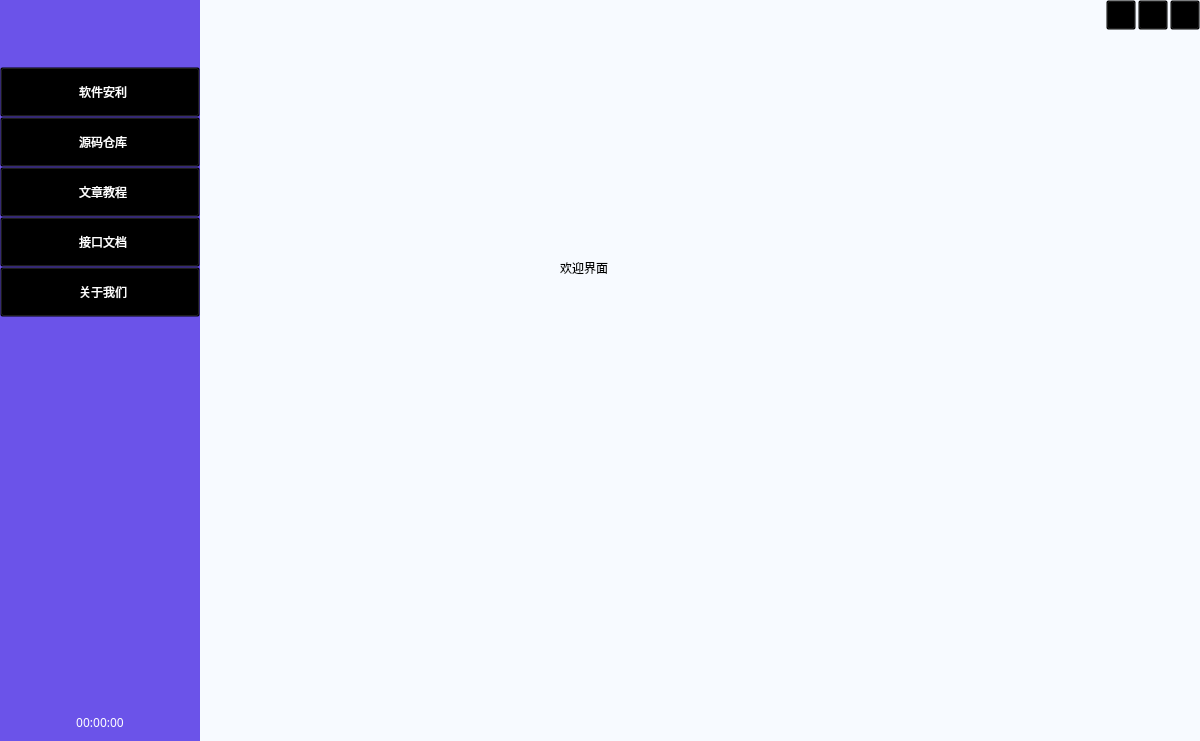
<?xml version="1.0" encoding="UTF-8"?>
<ui version="4.0">
 <class>MainWindow</class>
 <widget class="QMainWindow" name="MainWindow">
  <property name="geometry">
   <rect>
    <x>0</x>
    <y>0</y>
    <width>1200</width>
    <height>741</height>
   </rect>
  </property>
  <property name="windowTitle">
   <string>MainWindow</string>
  </property>
  <widget class="QWidget" name="centralwidget">
   <layout class="QHBoxLayout" name="horizontalLayout">
    <property name="spacing">
     <number>0</number>
    </property>
    <property name="leftMargin">
     <number>0</number>
    </property>
    <property name="topMargin">
     <number>0</number>
    </property>
    <property name="rightMargin">
     <number>0</number>
    </property>
    <property name="bottomMargin">
     <number>0</number>
    </property>
    <item>
     <widget class="QWidget" name="widget" native="true">
      <layout class="QHBoxLayout" name="horizontalLayout_2">
       <property name="spacing">
        <number>0</number>
       </property>
       <property name="leftMargin">
        <number>0</number>
       </property>
       <property name="topMargin">
        <number>0</number>
       </property>
       <property name="rightMargin">
        <number>0</number>
       </property>
       <property name="bottomMargin">
        <number>0</number>
       </property>
       <item>
        <widget class="QWidget" name="widget_menu" native="true">
         <property name="minimumSize">
          <size>
           <width>200</width>
           <height>0</height>
          </size>
         </property>
         <property name="maximumSize">
          <size>
           <width>300</width>
           <height>16777215</height>
          </size>
         </property>
         <property name="styleSheet">
          <string notr="true">QWidget#widget_menu{background:#6B53E9}</string>
         </property>
         <layout class="QVBoxLayout" name="verticalLayout_2">
          <property name="spacing">
           <number>0</number>
          </property>
          <property name="leftMargin">
           <number>0</number>
          </property>
          <property name="topMargin">
           <number>0</number>
          </property>
          <property name="rightMargin">
           <number>0</number>
          </property>
          <property name="bottomMargin">
           <number>10</number>
          </property>
          <item>
           <widget class="QWidget" name="widget_2" native="true">
            <layout class="QHBoxLayout" name="horizontalLayout_3">
             <item>
              <widget class="QLabel" name="label_logo">
               <property name="minimumSize">
                <size>
                 <width>150</width>
                 <height>49</height>
                </size>
               </property>
               <property name="maximumSize">
                <size>
                 <width>150</width>
                 <height>49</height>
                </size>
               </property>
               <property name="font">
                <font>
                 <family>微软雅黑</family>
                 <pointsize>14</pointsize>
                 <weight>75</weight>
                 <bold>true</bold>
                </font>
               </property>
               <property name="styleSheet">
                <string notr="true">QLabel{background:Transparent;color:white}</string>
               </property>
               <property name="text">
                <string/>
               </property>
               <property name="pixmap">
                <pixmap resource="resources.qrc">:/images/toodo.fun.png</pixmap>
               </property>
               <property name="scaledContents">
                <bool>true</bool>
               </property>
               <property name="alignment">
                <set>Qt::AlignCenter</set>
               </property>
              </widget>
             </item>
            </layout>
           </widget>
          </item>
          <item>
           <widget class="QWidget" name="widget_3" native="true">
            <layout class="QVBoxLayout" name="verticalLayout">
             <property name="spacing">
              <number>0</number>
             </property>
             <property name="leftMargin">
              <number>0</number>
             </property>
             <property name="topMargin">
              <number>0</number>
             </property>
             <property name="rightMargin">
              <number>0</number>
             </property>
             <property name="bottomMargin">
              <number>0</number>
             </property>
             <item>
              <widget class="QPushButton" name="pushButton_menu_soft">
               <property name="minimumSize">
                <size>
                 <width>0</width>
                 <height>50</height>
                </size>
               </property>
               <property name="font">
                <font>
                 <family>微软雅黑</family>
                 <pointsize>9</pointsize>
                 <weight>50</weight>
                 <bold>false</bold>
                </font>
               </property>
               <property name="styleSheet">
                <string notr="true">QPushButton{background:Transparent;color:white;}QPushButton:hover{background-color:rgba(0,0,0, 0.2);}</string>
               </property>
               <property name="text">
                <string>  软件安利</string>
               </property>
              </widget>
             </item>
             <item>
              <widget class="QPushButton" name="pushButton_menu_source">
               <property name="minimumSize">
                <size>
                 <width>0</width>
                 <height>50</height>
                </size>
               </property>
               <property name="font">
                <font>
                 <family>微软雅黑</family>
                 <pointsize>9</pointsize>
                 <weight>50</weight>
                 <bold>false</bold>
                </font>
               </property>
               <property name="styleSheet">
                <string notr="true">QPushButton{background:Transparent;color:white;}QPushButton:hover{background-color:rgba(0,0,0, 0.2);}</string>
               </property>
               <property name="text">
                <string>  源码仓库</string>
               </property>
              </widget>
             </item>
             <item>
              <widget class="QPushButton" name="pushButton_menu_article">
               <property name="minimumSize">
                <size>
                 <width>0</width>
                 <height>50</height>
                </size>
               </property>
               <property name="font">
                <font>
                 <family>微软雅黑</family>
                 <pointsize>9</pointsize>
                 <weight>50</weight>
                 <bold>false</bold>
                </font>
               </property>
               <property name="styleSheet">
                <string notr="true">QPushButton{background:Transparent;color:white;}QPushButton:hover{background-color:rgba(0,0,0, 0.2);}</string>
               </property>
               <property name="text">
                <string>  文章教程</string>
               </property>
              </widget>
             </item>
             <item>
              <widget class="QPushButton" name="pushButton_menu_api">
               <property name="minimumSize">
                <size>
                 <width>0</width>
                 <height>50</height>
                </size>
               </property>
               <property name="font">
                <font>
                 <family>微软雅黑</family>
                 <pointsize>9</pointsize>
                 <weight>50</weight>
                 <bold>false</bold>
                </font>
               </property>
               <property name="styleSheet">
                <string notr="true">QPushButton{background:Transparent;color:white;}QPushButton:hover{background-color:rgba(0,0,0, 0.2);}</string>
               </property>
               <property name="text">
                <string>  接口文档</string>
               </property>
              </widget>
             </item>
            </layout>
           </widget>
          </item>
          <item>
           <widget class="QPushButton" name="pushButton_menu_about_us">
            <property name="minimumSize">
             <size>
              <width>0</width>
              <height>50</height>
             </size>
            </property>
            <property name="font">
             <font>
              <family>微软雅黑</family>
              <pointsize>9</pointsize>
              <weight>50</weight>
              <bold>false</bold>
             </font>
            </property>
            <property name="styleSheet">
             <string notr="true">QPushButton{background:Transparent;color:white;}QPushButton:hover{background-color:rgba(0,0,0, 0.2);}</string>
            </property>
            <property name="text">
             <string>  关于我们</string>
            </property>
           </widget>
          </item>
          <item>
           <spacer name="verticalSpacer">
            <property name="orientation">
             <enum>Qt::Vertical</enum>
            </property>
            <property name="sizeHint" stdset="0">
             <size>
              <width>20</width>
              <height>460</height>
             </size>
            </property>
           </spacer>
          </item>
          <item>
           <widget class="QLabel" name="label_sys_info">
            <property name="font">
             <font>
              <family>微软雅黑</family>
              <pointsize>9</pointsize>
              <weight>50</weight>
              <bold>false</bold>
             </font>
            </property>
            <property name="styleSheet">
             <string notr="true">QLabel{background:Transparent;color:white}</string>
            </property>
            <property name="text">
             <string>00:00:00</string>
            </property>
            <property name="alignment">
             <set>Qt::AlignCenter</set>
            </property>
           </widget>
          </item>
         </layout>
        </widget>
       </item>
       <item>
        <widget class="QWidget" name="widget_main" native="true">
         <property name="styleSheet">
          <string notr="true">QWidget#widget_main{background:#F7FAFF}</string>
         </property>
         <layout class="QVBoxLayout" name="verticalLayout_3">
          <property name="spacing">
           <number>0</number>
          </property>
          <property name="leftMargin">
           <number>0</number>
          </property>
          <property name="topMargin">
           <number>0</number>
          </property>
          <property name="rightMargin">
           <number>0</number>
          </property>
          <property name="bottomMargin">
           <number>0</number>
          </property>
          <item>
           <widget class="QWidget" name="widget_top" native="true">
            <property name="minimumSize">
             <size>
              <width>0</width>
              <height>30</height>
             </size>
            </property>
            <property name="maximumSize">
             <size>
              <width>16777215</width>
              <height>30</height>
             </size>
            </property>
            <layout class="QHBoxLayout" name="horizontalLayout_5">
             <property name="leftMargin">
              <number>0</number>
             </property>
             <property name="topMargin">
              <number>0</number>
             </property>
             <property name="rightMargin">
              <number>0</number>
             </property>
             <property name="bottomMargin">
              <number>0</number>
             </property>
             <item>
              <spacer name="horizontalSpacer">
               <property name="orientation">
                <enum>Qt::Horizontal</enum>
               </property>
               <property name="sizeHint" stdset="0">
                <size>
                 <width>886</width>
                 <height>20</height>
                </size>
               </property>
              </spacer>
             </item>
             <item>
              <widget class="QWidget" name="widget_6" native="true">
               <layout class="QHBoxLayout" name="horizontalLayout_4">
                <property name="spacing">
                 <number>2</number>
                </property>
                <property name="leftMargin">
                 <number>0</number>
                </property>
                <property name="topMargin">
                 <number>0</number>
                </property>
                <property name="rightMargin">
                 <number>0</number>
                </property>
                <property name="bottomMargin">
                 <number>0</number>
                </property>
                <item>
                 <widget class="QPushButton" name="pushButton_feedback">
                  <property name="minimumSize">
                   <size>
                    <width>30</width>
                    <height>30</height>
                   </size>
                  </property>
                  <property name="maximumSize">
                   <size>
                    <width>30</width>
                    <height>30</height>
                   </size>
                  </property>
                  <property name="styleSheet">
                   <string notr="true">QPushButton{background:Transparent;color:blank;}QPushButton:hover{background-color:rgba(0,0,0, 0.1);}</string>
                  </property>
                  <property name="text">
                   <string/>
                  </property>
                 </widget>
                </item>
                <item>
                 <widget class="QPushButton" name="pushButton_min">
                  <property name="minimumSize">
                   <size>
                    <width>30</width>
                    <height>30</height>
                   </size>
                  </property>
                  <property name="maximumSize">
                   <size>
                    <width>30</width>
                    <height>30</height>
                   </size>
                  </property>
                  <property name="styleSheet">
                   <string notr="true">QPushButton{background:Transparent;color:blank;}QPushButton:hover{background-color:rgba(0,0,0, 0.1);}</string>
                  </property>
                  <property name="text">
                   <string/>
                  </property>
                 </widget>
                </item>
                <item>
                 <widget class="QPushButton" name="pushButton_close">
                  <property name="minimumSize">
                   <size>
                    <width>30</width>
                    <height>30</height>
                   </size>
                  </property>
                  <property name="maximumSize">
                   <size>
                    <width>30</width>
                    <height>30</height>
                   </size>
                  </property>
                  <property name="styleSheet">
                   <string notr="true">QPushButton{background:Transparent;color:blank;}QPushButton:hover{background-color:rgba(0,0,0, 0.1);}</string>
                  </property>
                  <property name="text">
                   <string/>
                  </property>
                 </widget>
                </item>
               </layout>
              </widget>
             </item>
            </layout>
           </widget>
          </item>
          <item>
           <widget class="QWidget" name="widget_5" native="true">
            <layout class="QHBoxLayout" name="horizontalLayout_6">
             <property name="spacing">
              <number>0</number>
             </property>
             <property name="leftMargin">
              <number>0</number>
             </property>
             <property name="topMargin">
              <number>0</number>
             </property>
             <property name="rightMargin">
              <number>0</number>
             </property>
             <property name="bottomMargin">
              <number>0</number>
             </property>
             <item>
              <widget class="QStackedWidget" name="stackedWidget">
               <property name="styleSheet">
                <string notr="true"/>
               </property>
               <property name="currentIndex">
                <number>5</number>
               </property>
               <widget class="QWidget" name="page">
                <widget class="QLabel" name="label">
                 <property name="geometry">
                  <rect>
                   <x>60</x>
                   <y>70</y>
                   <width>72</width>
                   <height>15</height>
                  </rect>
                 </property>
                 <property name="text">
                  <string>软件库</string>
                 </property>
                </widget>
               </widget>
               <widget class="QWidget" name="page_2">
                <widget class="QLabel" name="label_3">
                 <property name="geometry">
                  <rect>
                   <x>90</x>
                   <y>90</y>
                   <width>72</width>
                   <height>15</height>
                  </rect>
                 </property>
                 <property name="text">
                  <string>接口文档</string>
                 </property>
                </widget>
               </widget>
               <widget class="QWidget" name="page_3">
                <layout class="QHBoxLayout" name="horizontalLayout_10">
                 <property name="spacing">
                  <number>0</number>
                 </property>
                 <property name="leftMargin">
                  <number>0</number>
                 </property>
                 <property name="topMargin">
                  <number>0</number>
                 </property>
                 <property name="rightMargin">
                  <number>0</number>
                 </property>
                 <property name="bottomMargin">
                  <number>0</number>
                 </property>
                 <item>
                  <widget class="QListWidget" name="listWidget_article">
                   <property name="styleSheet">
                    <string notr="true">QListWidget{background:transparent;border:0px solid grey;margin:10px;}</string>
                   </property>
                   <property name="verticalScrollBarPolicy">
                    <enum>Qt::ScrollBarAlwaysOff</enum>
                   </property>
                   <property name="horizontalScrollBarPolicy">
                    <enum>Qt::ScrollBarAlwaysOff</enum>
                   </property>
                   <property name="editTriggers">
                    <set>QAbstractItemView::NoEditTriggers</set>
                   </property>
                   <property name="selectionMode">
                    <enum>QAbstractItemView::NoSelection</enum>
                   </property>
                  </widget>
                 </item>
                </layout>
               </widget>
               <widget class="QWidget" name="page_4">
                <layout class="QVBoxLayout" name="verticalLayout_8">
                 <item>
                  <widget class="QWidget" name="widget_10" native="true">
                   <layout class="QVBoxLayout" name="verticalLayout_10">
                    <property name="spacing">
                     <number>0</number>
                    </property>
                    <property name="leftMargin">
                     <number>0</number>
                    </property>
                    <property name="topMargin">
                     <number>0</number>
                    </property>
                    <property name="rightMargin">
                     <number>0</number>
                    </property>
                    <property name="bottomMargin">
                     <number>0</number>
                    </property>
                    <item>
                     <widget class="QWidget" name="widget_9" native="true">
                      <property name="maximumSize">
                       <size>
                        <width>16777215</width>
                        <height>40</height>
                       </size>
                      </property>
                      <layout class="QVBoxLayout" name="verticalLayout_9">
                       <property name="spacing">
                        <number>0</number>
                       </property>
                       <property name="leftMargin">
                        <number>0</number>
                       </property>
                       <property name="topMargin">
                        <number>0</number>
                       </property>
                       <property name="rightMargin">
                        <number>0</number>
                       </property>
                       <property name="bottomMargin">
                        <number>0</number>
                       </property>
                       <item>
                        <widget class="QLabel" name="label_4">
                         <property name="font">
                          <font>
                           <family>微软雅黑</family>
                           <weight>75</weight>
                           <bold>true</bold>
                          </font>
                         </property>
                         <property name="text">
                          <string>每行代码都是用自己有限的青春换来的无限宝藏</string>
                         </property>
                        </widget>
                       </item>
                       <item>
                        <widget class="QLabel" name="label_10">
                         <property name="font">
                          <font>
                           <family>微软雅黑</family>
                           <weight>75</weight>
                           <bold>true</bold>
                          </font>
                         </property>
                         <property name="text">
                          <string>--致每一位程序员</string>
                         </property>
                         <property name="alignment">
                          <set>Qt::AlignRight|Qt::AlignTrailing|Qt::AlignVCenter</set>
                         </property>
                        </widget>
                       </item>
                      </layout>
                     </widget>
                    </item>
                    <item>
                     <widget class="QWidget" name="widget_11" native="true">
                      <layout class="QHBoxLayout" name="horizontalLayout_9">
                       <property name="spacing">
                        <number>0</number>
                       </property>
                       <property name="leftMargin">
                        <number>0</number>
                       </property>
                       <property name="topMargin">
                        <number>0</number>
                       </property>
                       <property name="rightMargin">
                        <number>0</number>
                       </property>
                       <property name="bottomMargin">
                        <number>0</number>
                       </property>
                       <item>
                        <widget class="QListWidget" name="listWidget_source">
                         <property name="styleSheet">
                          <string notr="true">QListWidget{background:transparent;border:0px solid grey;margin:10px;}</string>
                         </property>
                         <property name="verticalScrollBarPolicy">
                          <enum>Qt::ScrollBarAlwaysOff</enum>
                         </property>
                         <property name="horizontalScrollBarPolicy">
                          <enum>Qt::ScrollBarAlwaysOff</enum>
                         </property>
                         <property name="editTriggers">
                          <set>QAbstractItemView::NoEditTriggers</set>
                         </property>
                         <property name="selectionMode">
                          <enum>QAbstractItemView::NoSelection</enum>
                         </property>
                        </widget>
                       </item>
                      </layout>
                     </widget>
                    </item>
                   </layout>
                  </widget>
                 </item>
                </layout>
               </widget>
               <widget class="QWidget" name="page_5">
                <layout class="QVBoxLayout" name="verticalLayout_4">
                 <property name="spacing">
                  <number>0</number>
                 </property>
                 <property name="leftMargin">
                  <number>0</number>
                 </property>
                 <property name="topMargin">
                  <number>0</number>
                 </property>
                 <property name="rightMargin">
                  <number>0</number>
                 </property>
                 <property name="bottomMargin">
                  <number>0</number>
                 </property>
                 <item>
                  <widget class="QWidget" name="widget_about_us_up" native="true">
                   <layout class="QVBoxLayout" name="verticalLayout_6" stretch="1,2,0,0,2">
                    <property name="spacing">
                     <number>0</number>
                    </property>
                    <property name="leftMargin">
                     <number>0</number>
                    </property>
                    <property name="topMargin">
                     <number>0</number>
                    </property>
                    <property name="rightMargin">
                     <number>0</number>
                    </property>
                    <property name="bottomMargin">
                     <number>0</number>
                    </property>
                    <item>
                     <spacer name="verticalSpacer_3">
                      <property name="orientation">
                       <enum>Qt::Vertical</enum>
                      </property>
                      <property name="sizeHint" stdset="0">
                       <size>
                        <width>20</width>
                        <height>40</height>
                       </size>
                      </property>
                     </spacer>
                    </item>
                    <item>
                     <widget class="QWidget" name="widget_7" native="true">
                      <layout class="QHBoxLayout" name="horizontalLayout_8">
                       <item>
                        <widget class="QLabel" name="label_6">
                         <property name="minimumSize">
                          <size>
                           <width>200</width>
                           <height>200</height>
                          </size>
                         </property>
                         <property name="maximumSize">
                          <size>
                           <width>200</width>
                           <height>200</height>
                          </size>
                         </property>
                         <property name="text">
                          <string/>
                         </property>
                         <property name="pixmap">
                          <pixmap resource="resources.qrc">:/images/wechat.jpg</pixmap>
                         </property>
                         <property name="scaledContents">
                          <bool>true</bool>
                         </property>
                         <property name="alignment">
                          <set>Qt::AlignCenter</set>
                         </property>
                        </widget>
                       </item>
                      </layout>
                     </widget>
                    </item>
                    <item>
                     <widget class="QWidget" name="widget_8" native="true">
                      <layout class="QVBoxLayout" name="verticalLayout_7">
                       <item>
                        <widget class="QLabel" name="label_9">
                         <property name="font">
                          <font>
                           <family>微软雅黑</family>
                           <weight>75</weight>
                           <bold>true</bold>
                          </font>
                         </property>
                         <property name="text">
                          <string>虽然不能保证每天更新一篇
但是可以保证更新的每一篇都是干货</string>
                         </property>
                         <property name="alignment">
                          <set>Qt::AlignCenter</set>
                         </property>
                        </widget>
                       </item>
                       <item>
                        <widget class="QLabel" name="label_7">
                         <property name="font">
                          <font>
                           <family>微软雅黑</family>
                           <pointsize>14</pointsize>
                           <weight>75</weight>
                           <bold>true</bold>
                          </font>
                         </property>
                         <property name="text">
                          <string>更多精彩，敬请关注微电脑公众号</string>
                         </property>
                         <property name="alignment">
                          <set>Qt::AlignCenter</set>
                         </property>
                        </widget>
                       </item>
                      </layout>
                     </widget>
                    </item>
                    <item>
                     <widget class="QLabel" name="label_8">
                      <property name="font">
                       <font>
                        <family>微软雅黑</family>
                       </font>
                      </property>
                      <property name="text">
                       <string>http://www.toodo.fun</string>
                      </property>
                      <property name="alignment">
                       <set>Qt::AlignCenter</set>
                      </property>
                     </widget>
                    </item>
                    <item>
                     <spacer name="verticalSpacer_2">
                      <property name="orientation">
                       <enum>Qt::Vertical</enum>
                      </property>
                      <property name="sizeHint" stdset="0">
                       <size>
                        <width>20</width>
                        <height>40</height>
                       </size>
                      </property>
                     </spacer>
                    </item>
                   </layout>
                  </widget>
                 </item>
                 <item>
                  <widget class="QWidget" name="widget_about_us_down" native="true">
                   <property name="maximumSize">
                    <size>
                     <width>16777215</width>
                     <height>80</height>
                    </size>
                   </property>
                   <layout class="QVBoxLayout" name="verticalLayout_5">
                    <item>
                     <widget class="QWidget" name="widget_4" native="true">
                      <layout class="QHBoxLayout" name="horizontalLayout_7">
                       <property name="spacing">
                        <number>0</number>
                       </property>
                       <property name="leftMargin">
                        <number>0</number>
                       </property>
                       <property name="topMargin">
                        <number>0</number>
                       </property>
                       <property name="rightMargin">
                        <number>0</number>
                       </property>
                       <property name="bottomMargin">
                        <number>0</number>
                       </property>
                       <item>
                        <spacer name="horizontalSpacer_2">
                         <property name="orientation">
                          <enum>Qt::Horizontal</enum>
                         </property>
                         <property name="sizeHint" stdset="0">
                          <size>
                           <width>40</width>
                           <height>20</height>
                          </size>
                         </property>
                        </spacer>
                       </item>
                       <item>
                        <widget class="QPushButton" name="pushButton_web_site">
                         <property name="cursor">
                          <cursorShape>PointingHandCursor</cursorShape>
                         </property>
                         <property name="styleSheet">
                          <string notr="true">QPushButton{background:Transparent;color:blank;}</string>
                         </property>
                         <property name="text">
                          <string>但行趣事</string>
                         </property>
                        </widget>
                       </item>
                       <item>
                        <widget class="Line" name="line">
                         <property name="orientation">
                          <enum>Qt::Vertical</enum>
                         </property>
                        </widget>
                       </item>
                       <item>
                        <widget class="QPushButton" name="pushButton_web_rights">
                         <property name="cursor">
                          <cursorShape>PointingHandCursor</cursorShape>
                         </property>
                         <property name="styleSheet">
                          <string notr="true">QPushButton{background:Transparent;color:blank;}</string>
                         </property>
                         <property name="text">
                          <string>用户协议</string>
                         </property>
                        </widget>
                       </item>
                       <item>
                        <widget class="Line" name="line_2">
                         <property name="cursor">
                          <cursorShape>PointingHandCursor</cursorShape>
                         </property>
                         <property name="orientation">
                          <enum>Qt::Vertical</enum>
                         </property>
                        </widget>
                       </item>
                       <item>
                        <widget class="QPushButton" name="pushButton_help_us">
                         <property name="cursor">
                          <cursorShape>PointingHandCursor</cursorShape>
                         </property>
                         <property name="styleSheet">
                          <string notr="true">QPushButton{background:Transparent;color:blank;}</string>
                         </property>
                         <property name="text">
                          <string>支持我们</string>
                         </property>
                        </widget>
                       </item>
                       <item>
                        <spacer name="horizontalSpacer_3">
                         <property name="orientation">
                          <enum>Qt::Horizontal</enum>
                         </property>
                         <property name="sizeHint" stdset="0">
                          <size>
                           <width>40</width>
                           <height>20</height>
                          </size>
                         </property>
                        </spacer>
                       </item>
                      </layout>
                     </widget>
                    </item>
                    <item>
                     <widget class="QLabel" name="label_5">
                      <property name="text">
                       <string>Copyright © 2020 Toodo.fun. All Rights Reserved.</string>
                      </property>
                      <property name="alignment">
                       <set>Qt::AlignCenter</set>
                      </property>
                     </widget>
                    </item>
                   </layout>
                  </widget>
                 </item>
                </layout>
               </widget>
               <widget class="QWidget" name="start">
                <widget class="QLabel" name="label_2">
                 <property name="geometry">
                  <rect>
                   <x>360</x>
                   <y>230</y>
                   <width>72</width>
                   <height>15</height>
                  </rect>
                 </property>
                 <property name="text">
                  <string>欢迎界面</string>
                 </property>
                </widget>
               </widget>
              </widget>
             </item>
            </layout>
           </widget>
          </item>
         </layout>
        </widget>
       </item>
      </layout>
     </widget>
    </item>
   </layout>
  </widget>
 </widget>
 <resources>
  <include location="resources.qrc"/>
 </resources>
 <connections/>
</ui>
